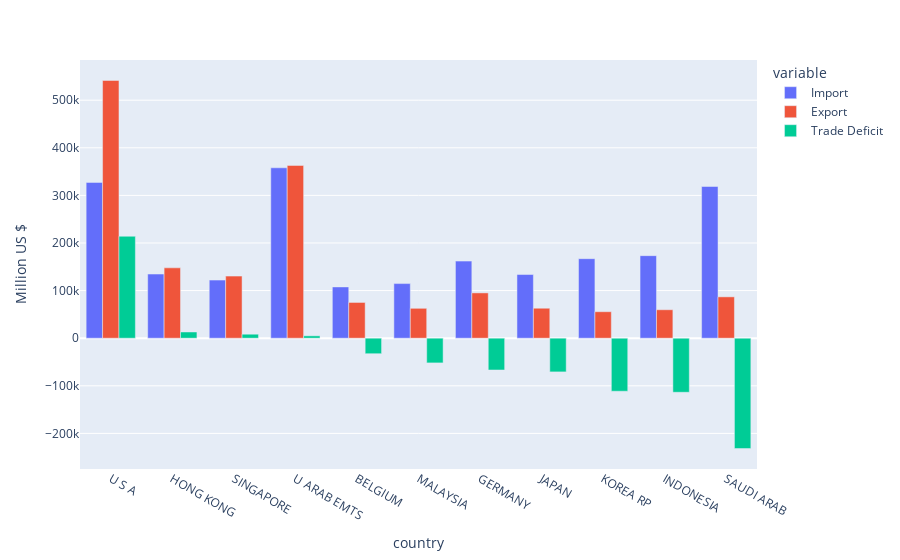

The code cell stored with this chart in its notebook:
### Markdown cell above
**Findings:**

i) USA is biggest importer from India followed by UAE and China Republic.

ii) China has the biggest market of Goods in India followed by UAE, Saudi Arabia and USA.

### Code cell
total_trade = pd.concat([exp_country, imp_country], axis = 1)
total_trade['Trade Deficit'] = exp_country.Export - imp_country.Import
total_trade = total_trade.sort_values(by = 'Trade Deficit', ascending = False)
total_trade = total_trade[:11]

print('Countrywise Trade Export/Import and Trade Balance of India')
display(total_trade)

px.bar(data_frame = total_trade, x=total_trade.index, y=['Import', 'Export', 'Trade Deficit'], barmode='group', labels={'index':'Countries', 'value':'Million US $'})

### Figure 1 — Plotly figure (JSON) as saved in the notebook; plotly's stock layout.template omitted (floating-point values rounded to 4 significant figures)
{"data": [{"alignmentgroup": "True", "hovertemplate": "variable=Import<br>country=%{x}<br>Million US $=%{y}<extra></extra>", "legendgroup": "Import", "marker": {"color": "#636efa", "pattern": {"shape": ""}}, "name": "Import", "offsetgroup": "Import", "orientation": "v", "showlegend": true, "textposition": "auto", "type": "bar", "x": ["U S A", "HONG KONG", "SINGAPORE", "U ARAB EMTS", "BELGIUM", "MALAYSIA", "GERMANY", "JAPAN", "KOREA RP", "INDONESIA", "SAUDI ARAB"], "xaxis": "x", "y": [327300.0, 134700.0, 122100.0, 358000.0, 107700.0, 114700.0, 162000.0, 133800.0, 167100.0, 173400.0, 318700.0], "yaxis": "y"}, {"alignmentgroup": "True", "hovertemplate": "variable=Export<br>country=%{x}<br>Million US $=%{y}<extra></extra>", "legendgroup": "Export", "marker": {"color": "#EF553B", "pattern": {"shape": ""}}, "name": "Export", "offsetgroup": "Export", "orientation": "v", "showlegend": true, "textposition": "auto", "type": "bar", "x": ["U S A", "HONG KONG", "SINGAPORE", "U ARAB EMTS", "BELGIUM", "MALAYSIA", "GERMANY", "JAPAN", "KOREA RP", "INDONESIA", "SAUDI ARAB"], "xaxis": "x", "y": [541500.0, 147800.0, 130400.0, 363000.0, 75100.0, 62790.0, 95150.0, 62950.0, 55640.0, 59780.0, 86850.0], "yaxis": "y"}, {"alignmentgroup": "True", "hovertemplate": "variable=Trade Deficit<br>country=%{x}<br>Million US $=%{y}<extra></extra>", "legendgroup": "Trade Deficit", "marker": {"color": "#00cc96", "pattern": {"shape": ""}}, "name": "Trade Deficit", "offsetgroup": "Trade Deficit", "orientation": "v", "showlegend": true, "textposition": "auto", "type": "bar", "x": ["U S A", "HONG KONG", "SINGAPORE", "U ARAB EMTS", "BELGIUM", "MALAYSIA", "GERMANY", "JAPAN", "KOREA RP", "INDONESIA", "SAUDI ARAB"], "xaxis": "x", "y": [214200.0, 13060.0, 8371.0, 4953.0, -32630.0, -51930.0, -66810.0, -70810.0, -111400.0, -113600.0, -231900.0], "yaxis": "y"}], "layout": {"barmode": "group", "legend": {"title": {"text": "variable"}, "tracegroupgap": 0}, "margin": {"t": 60}, "xaxis": {"anchor": "y", "domain": [0, 1], "title": {"text": "country"}}, "yaxis": {"anchor": "x", "domain": [0, 1], "title": {"text": "Million US $"}}}}
